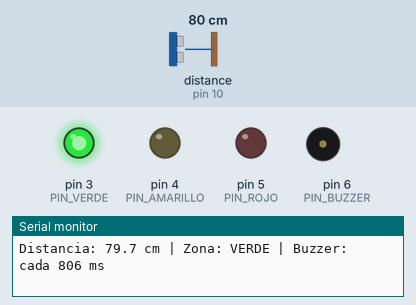
Recording of a sketch running on a simulated Arduino Uno, built with avr-gcc and run on an emulated ATmega328P. Shown: output pins drawn as LEDs (lit = HIGH), buzzer (waves = sounding), the last lines printed to the serial monitor. Wiring (inferred from the names in the program): ultrasonic range finder: trigger pin 9; echo pin 10. Inputs (shaded band) come from the test bench; at power-on: distance to the obstacle (sensor on pin 10) 80 cm. The echo pulse lasts 58.3 µs per cm; pins used as bus, display or sensor lines are not drawn.

Above: at 2.7 s.
2.8 s: distance to the obstacle (sensor on pin 10) set to 2 cm
At 4.0 s:
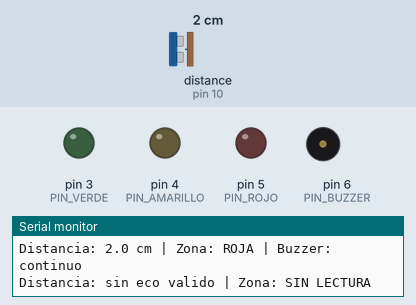
At 4.8 s:
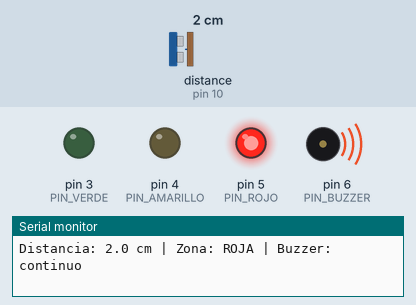
5.6 s: distance to the obstacle (sensor on pin 10) set to 9 cm
At 5.82 s:
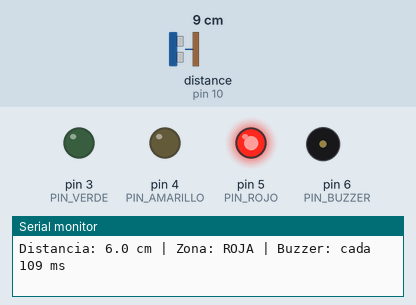
Timing chart, 0 to 14.6 s (numbered marks = the images above; inputs shaded):
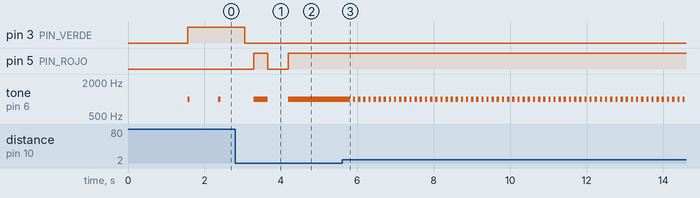

Measured:
- after the input at 2.8 s, pin 3 (PIN_VERDE): HIGH → LOW after 0.26 s; pin 5 (PIN_ROJO): LOW → HIGH after 0.50 s, → LOW 0.36 s later, → HIGH 0.54 s later
- after the input at 5.6 s, pin 5 (PIN_ROJO): stops changing and stays HIGH
- by itself, tone on pin 6 (PIN_BUZZER): alternates 1000 Hz for 0.06 s and silent for 0.08 s

The sketch:

Ejercicio9_Sensor_de_Parqueo.ino
```cpp
/*
  ============================================================================
  EJERCICIO 9: SENSOR DE PARQUEO
  Curso Arduino IoT y Domotica - Universidad Americana (UAM)
  ============================================================================

  PLACA:        Arduino UNO R4 WiFi
  COMPONENTES:  - Sensor ultrasonico HC-SR04 (VCC, Trig, Echo, Gnd)
                - Modulo buzzer PASIVO Keyestudio (marcas S, V, G)
                - Modulo semaforo Keyestudio Traffic Light (GND, G, Y, R)

  CONEXIONES:   HC-SR04  VCC -> 5V   Trig -> D9   Echo -> D10   Gnd -> GND
                Buzzer   S -> D6     V -> 5V      G -> GND
                Semaforo GND -> GND  G -> D3 (verde)
                                     Y -> D4 (amarillo)
                                     R -> D5 (rojo)

  QUE HACE:     Mide la distancia a un obstaculo (como el sensor trasero de
                un carro al estacionar) y la divide en tres zonas:
                    VERDE    : mas de 50 cm   (lejos)
                    AMARILLA : de 20 a 50 cm  (cerca)
                    ROJA     : menos de 20 cm (muy cerca)
                El buzzer pita cada vez mas rapido al acercarse. A 5 cm o
                menos el pitido es continuo. A mas de 100 cm no suena.

  EXTENSION:    La distancia que se usa es el PROMEDIO de las ultimas 5
                mediciones, para que las lecturas no salten.

  MONITOR SERIAL: 9600 baudios.
  ============================================================================
*/

// ============================================================================
// 1. PINES Y CONSTANTES
// ============================================================================

// Pin de salida que dispara el sensor (Trig).
const int PIN_TRIG = 9;

// Pin de entrada que recibe el eco del sensor (Echo).
const int PIN_ECHO = 10;

// Pin de senal (S) del buzzer pasivo.
const int PIN_BUZZER = 6;

// Pines del modulo semaforo (un pin por color).
const int PIN_VERDE    = 3;
const int PIN_AMARILLO = 4;
const int PIN_ROJO     = 5;

// Limite entre zona verde y amarilla, en cm: mas lejos que esto es VERDE.
const float LIMITE_VERDE_CM = 50.0;

// Limite entre zona amarilla y roja, en cm: mas cerca que esto es ROJA.
const float LIMITE_ROJO_CM = 20.0;

// A mas distancia que esta (cm) el buzzer permanece en silencio.
const float DISTANCIA_ALERTA_CM = 100.0;

// A esta distancia o menos (cm) el pitido es continuo.
const float DISTANCIA_CONTINUO_CM = 5.0;

// Intervalo entre pitidos cuando el objeto esta a 100 cm: 1000 ms (lento).
const int INTERVALO_MAXIMO_MS = 1000;

// Intervalo entre pitidos cuando el objeto esta a 5 cm: 100 ms (rapido).
const int INTERVALO_MINIMO_MS = 100;

// Frecuencia del pitido: 1000 Hz.
const int FRECUENCIA_HZ = 1000;

// Duracion de cada pitido: 60 ms.
const unsigned int DURACION_PITIDO_MS = 60;

// Cada cuantos ms se hace una medicion: 60 ms (el sensor necesita una pausa
// entre disparos para no confundir un eco con el siguiente).
const unsigned long INTERVALO_MEDICION_MS = 60UL;

// Cada cuantos ms se escribe una linea en el Monitor Serial: 250 ms.
const unsigned long INTERVALO_MENSAJE_MS = 250UL;

// Cuantas mediciones se promedian (extension del ejercicio).
const int MUESTRAS = 5;

// Tiempo maximo de espera del eco: 30000 us = 30 ms.
const unsigned long TIEMPO_LIMITE_US = 30000UL;

// Velocidad del sonido en cm por microsegundo (aproximada a 20 C).
const float VELOCIDAD_CM_US = 0.0343;

// Rango valido del sensor, en cm. Fuera de el, la lectura se descarta.
const float DISTANCIA_MINIMA_CM = 2.0;
const float DISTANCIA_MAXIMA_CM = 400.0;

// Identificadores de zona (numeros enteros, no "enum", para evitar un
// problema conocido del Arduino IDE con las funciones propias).
const int ZONA_NINGUNA  = 0;
const int ZONA_VERDE    = 1;
const int ZONA_AMARILLA = 2;
const int ZONA_ROJA     = 3;

// ============================================================================
// 2. VARIABLES DE ESTADO
// ============================================================================

// Las ultimas mediciones validas (para calcular el promedio).
float lecturas[MUESTRAS];

// Posicion del arreglo donde se guardara la proxima medicion.
int indice = 0;

// Cuantas mediciones validas hay guardadas (de 0 a MUESTRAS).
int cantidad = 0;

// Cuantas mediciones invalidas seguidas (sin eco o fuera de rango).
int fallos = 0;

// Distancia promedio actual en cm. Vale -1 si no hay lectura valida.
float distancia = -1.0;

// Instantes (millis) de la ultima medicion, del ultimo mensaje y del ultimo pitido.
unsigned long ultimaMedicion = 0;
unsigned long ultimoMensaje = 0;
unsigned long ultimoPitido = 0;

// Indica si el buzzer esta sonando de forma continua.
bool sonandoContinuo = false;

// ============================================================================
// 3. FUNCIONES PROPIAS
// ============================================================================

// Dispara el sensor y devuelve la distancia en cm, o -1 si la lectura no es valida.
float medirDistanciaCm() {
  // Pulso de disparo: LOW 2 us, HIGH 10 us, LOW.
  digitalWrite(PIN_TRIG, LOW);
  delayMicroseconds(2);
  digitalWrite(PIN_TRIG, HIGH);
  delayMicroseconds(10);
  digitalWrite(PIN_TRIG, LOW);

  // Mide cuanto dura el pulso HIGH del eco (en microsegundos).
  unsigned long duracionUs = pulseIn(PIN_ECHO, HIGH, TIEMPO_LIMITE_US);

  // Si no llego un pulso completo, no hay lectura valida.
  if (duracionUs == 0) {
    return -1.0;
  }

  // Convierte el tiempo de ida y vuelta a centimetros (se divide entre 2).
  float cm = duracionUs * VELOCIDAD_CM_US / 2.0;

  // Descarta lecturas fuera del rango del sensor.
  if (cm < DISTANCIA_MINIMA_CM || cm > DISTANCIA_MAXIMA_CM) {
    return -1.0;
  }
  return cm;
}

// Guarda una medicion valida en el arreglo circular.
void guardarLectura(float cm) {
  // Escribe en la posicion actual.
  lecturas[indice] = cm;
  // Avanza a la siguiente posicion; al llegar al final vuelve a la primera.
  indice = (indice + 1) % MUESTRAS;
  // Aumenta la cantidad de datos guardados hasta el maximo.
  if (cantidad < MUESTRAS) {
    cantidad++;
  }
}

// Devuelve el promedio de las mediciones guardadas, o -1 si no hay ninguna.
float calcularPromedio() {
  // Sin datos no hay promedio.
  if (cantidad == 0) {
    return -1.0;
  }
  // Suma los datos guardados y divide entre cuantos son.
  float suma = 0.0;
  for (int i = 0; i < cantidad; i++) {
    suma += lecturas[i];
  }
  return suma / cantidad;
}

// Decide la zona segun la distancia, con condicionales encadenadas.
int calcularZona(float cm) {
  // Sin lectura valida: ninguna zona.
  if (cm < 0) {
    return ZONA_NINGUNA;
  }
  // Mas lejos que el limite verde: zona verde.
  if (cm > LIMITE_VERDE_CM) {
    return ZONA_VERDE;
  }
  // Entre el limite rojo y el verde: zona amarilla.
  if (cm >= LIMITE_ROJO_CM) {
    return ZONA_AMARILLA;
  }
  // Mas cerca que el limite rojo: zona roja.
  return ZONA_ROJA;
}

// Devuelve el nombre de la zona para el Monitor Serial.
const char* nombreZona(int zona) {
  if (zona == ZONA_VERDE)    return "VERDE";
  if (zona == ZONA_AMARILLA) return "AMARILLA";
  if (zona == ZONA_ROJA)     return "ROJA";
  return "SIN LECTURA";
}

// Enciende el LED de la zona y apaga los otros dos.
void mostrarZona(int zona) {
  digitalWrite(PIN_VERDE,    zona == ZONA_VERDE    ? HIGH : LOW);
  digitalWrite(PIN_AMARILLO, zona == ZONA_AMARILLA ? HIGH : LOW);
  digitalWrite(PIN_ROJO,     zona == ZONA_ROJA     ? HIGH : LOW);
}

// Calcula cada cuantos ms debe sonar un pitido segun la distancia (5 a 100 cm).
int calcularIntervalo(float cm) {
  // Limita la distancia al rango de trabajo.
  float limitada = constrain(cm, DISTANCIA_CONTINUO_CM, DISTANCIA_ALERTA_CM);
  // Convierte la distancia (en decimas de cm, para no perder decimales) a intervalo:
  // cerca = intervalo corto (pitidos rapidos), lejos = intervalo largo.
  return map((long)(limitada * 10), (long)(DISTANCIA_CONTINUO_CM * 10),
             (long)(DISTANCIA_ALERTA_CM * 10),
             INTERVALO_MINIMO_MS, INTERVALO_MAXIMO_MS);
}

// ============================================================================
// 4. setup(): SE EJECUTA UNA SOLA VEZ AL ENCENDER
// ============================================================================
void setup() {
  // Abre la comunicacion con el Monitor Serial a 9600 baudios.
  Serial.begin(9600);
  // Pausa breve para que el Monitor Serial alcance a conectarse.
  delay(1500);

  // Trig es salida; Echo es entrada.
  pinMode(PIN_TRIG, OUTPUT);
  pinMode(PIN_ECHO, INPUT);
  // El buzzer y los tres LED son salidas.
  pinMode(PIN_BUZZER, OUTPUT);
  pinMode(PIN_VERDE, OUTPUT);
  pinMode(PIN_AMARILLO, OUTPUT);
  pinMode(PIN_ROJO, OUTPUT);

  // Estado inicial: Trig en reposo, buzzer en silencio y semaforo apagado.
  digitalWrite(PIN_TRIG, LOW);
  noTone(PIN_BUZZER);
  mostrarZona(ZONA_NINGUNA);

  // Mensajes de bienvenida.
  Serial.println("SENSOR DE PARQUEO - ARDUINO UNO R4 WIFI");
  Serial.println("---------------------------------------");
  Serial.println("Acerque un objeto plano al sensor.");
}

// ============================================================================
// 5. loop(): SE REPITE CONTINUAMENTE
// ============================================================================
void loop() {
  // Lee el reloj una sola vez por vuelta.
  unsigned long ahora = millis();

  // ---------------------------------------------------------------------
  // FASE 1: MEDICION (cada 60 ms)
  // ---------------------------------------------------------------------
  if (ahora - ultimaMedicion >= INTERVALO_MEDICION_MS) {
    // Anota el instante de esta medicion.
    ultimaMedicion = ahora;

    // Mide la distancia (devuelve -1 si la lectura no es valida).
    float cm = medirDistanciaCm();

    if (cm >= 0) {
      // Lectura valida: se guarda y se reinicia el contador de fallos.
      guardarLectura(cm);
      fallos = 0;
    } else {
      // Lectura invalida: se cuenta el fallo.
      fallos++;
      // Con 5 fallos seguidos se descartan los datos viejos: ya no hay objeto.
      if (fallos >= MUESTRAS) {
        cantidad = 0;
        indice = 0;
        fallos = MUESTRAS;
      }
    }

    // Distancia que se usa: promedio de las ultimas mediciones validas.
    distancia = calcularPromedio();
    // Actualiza el semaforo segun la zona.
    mostrarZona(calcularZona(distancia));
  }

  // ---------------------------------------------------------------------
  // FASE 2: BUZZER
  // ---------------------------------------------------------------------
  if (distancia >= 0 && distancia <= DISTANCIA_CONTINUO_CM) {
    // Muy cerca: tono continuo.
    tone(PIN_BUZZER, FRECUENCIA_HZ);
    sonandoContinuo = true;
  } else {
    // Si venia sonando continuo y ya no corresponde, se silencia.
    if (sonandoContinuo) {
      noTone(PIN_BUZZER);
      sonandoContinuo = false;
    }
    // Entre 5 y 100 cm: pitidos separados por un intervalo que depende de la distancia.
    if (distancia > DISTANCIA_CONTINUO_CM && distancia <= DISTANCIA_ALERTA_CM) {
      if (ahora - ultimoPitido >= (unsigned long)calcularIntervalo(distancia)) {
        // Anota el instante del pitido.
        ultimoPitido = ahora;
        // Pitido corto: 1000 Hz durante 60 ms (tone con duracion no bloquea).
        tone(PIN_BUZZER, FRECUENCIA_HZ, DURACION_PITIDO_MS);
      }
    }
  }

  // ---------------------------------------------------------------------
  // FASE 3: MENSAJE POR EL MONITOR SERIAL (cada 250 ms)
  // ---------------------------------------------------------------------
  if (ahora - ultimoMensaje >= INTERVALO_MENSAJE_MS) {
    // Anota el instante del mensaje.
    ultimoMensaje = ahora;
    if (distancia < 0) {
      // No hay lectura valida.
      Serial.println("Distancia: sin eco valido | Zona: SIN LECTURA");
    } else {
      // Distancia promedio con un decimal.
      Serial.print("Distancia: ");
      Serial.print(distancia, 1);
      Serial.print(" cm | Zona: ");
      Serial.print(nombreZona(calcularZona(distancia)));
      // Informa cada cuanto suena el buzzer.
      Serial.print(" | Buzzer: ");
      if (distancia <= DISTANCIA_CONTINUO_CM) {
        Serial.println("continuo");
      } else if (distancia <= DISTANCIA_ALERTA_CM) {
        Serial.print("cada ");
        Serial.print(calcularIntervalo(distancia));
        Serial.println(" ms");
      } else {
        Serial.println("silencio");
      }
    }
  }
}
```
